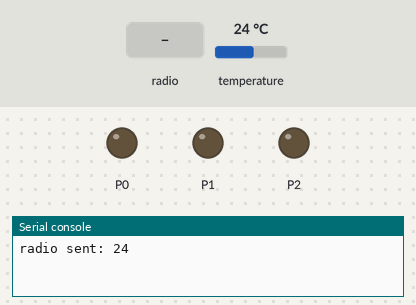
The program below on a simulated BBC micro:bit (MakeCode). Shown: output pins drawn as LEDs (lit = HIGH), the last lines printed to the serial console. Inputs (shaded band) come from the test bench; at power-on: temperature 24 °C. No radio messages arrive unless stated (any console line starting 'radio sent:' is added by the test bench).

Above: at 1.2 s.
1.3 s: radio message "Green" arrives
At 2.0 s:
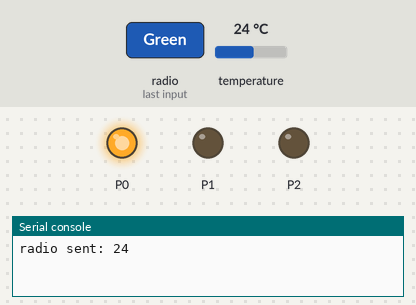
2.8 s: radio message "Yellow" arrives
At 3.2 s:
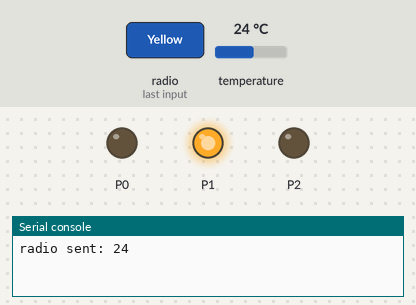
4.3 s: radio message "Red" arrives
At 5.5 s:
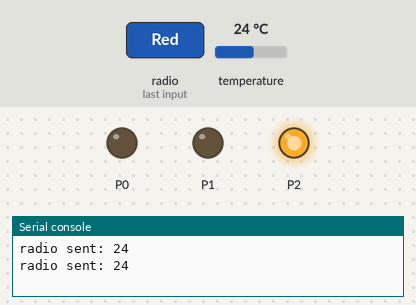
5.8 s: temperature set to 12 °C
7.3 s: temperature set to 19 °C
8.8 s: radio message "Room Temperature" arrives
At 10.1 s:
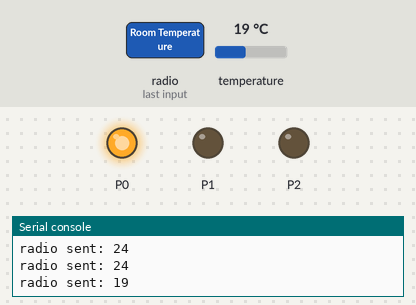
Timing chart, 0 to 11.3 s (numbered marks = the images above; inputs shaded):
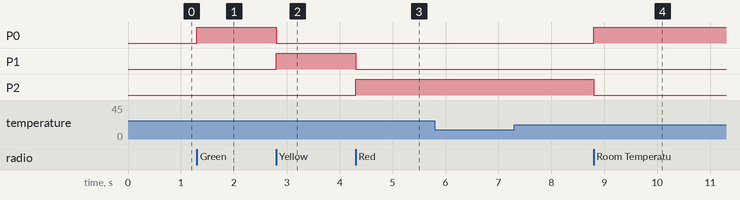

Measured:
- after the input at 1.3 s, P0: LOW → HIGH at once
- after the input at 2.8 s, P0: HIGH → LOW at once; P1: LOW → HIGH at once
- after the input at 4.3 s, P1: HIGH → LOW at once; P2: LOW → HIGH at once
- after the input at 5.8 s, every drawn part: stays the same
- after the input at 7.3 s, every drawn part: stays the same
- after the input at 8.8 s, P0: LOW → HIGH at once; P2: HIGH → LOW at once

The program:

download-firebase-microbit.py
```python
def on_received_string(receivedString):
    if receivedString == "Green":
        pins.digital_write_pin(DigitalPin.P1, 0)
        pins.digital_write_pin(DigitalPin.P2, 0)
        pins.digital_write_pin(DigitalPin.P0, 1)
    elif receivedString == "Yellow":
        pins.digital_write_pin(DigitalPin.P0, 0)
        pins.digital_write_pin(DigitalPin.P2, 0)
        pins.digital_write_pin(DigitalPin.P1, 1)
    elif receivedString == "Red":
        pins.digital_write_pin(DigitalPin.P0, 0)
        pins.digital_write_pin(DigitalPin.P1, 0)
        pins.digital_write_pin(DigitalPin.P2, 1)
    elif receivedString == "Room Temperature":
        if 19 <= input.temperature() and input.temperature() <= 21:
            pins.digital_write_pin(DigitalPin.P1, 0)
            pins.digital_write_pin(DigitalPin.P2, 0)
            pins.digital_write_pin(DigitalPin.P0, 1)
        elif 17 <= input.temperature() and input.temperature() < 19 or 21 < input.temperature() and input.temperature() <= 23:
            pins.digital_write_pin(DigitalPin.P0, 0)
            pins.digital_write_pin(DigitalPin.P2, 0)
            pins.digital_write_pin(DigitalPin.P1, 1)
        elif 17 > input.temperature() or 23 < input.temperature():
            pins.digital_write_pin(DigitalPin.P0, 0)
            pins.digital_write_pin(DigitalPin.P1, 0)
            pins.digital_write_pin(DigitalPin.P2, 1)
radio.on_received_string(on_received_string)

radio.set_group(1)

def on_forever():
    radio.send_number(input.temperature())
    basic.pause(5000)
basic.forever(on_forever)
```
